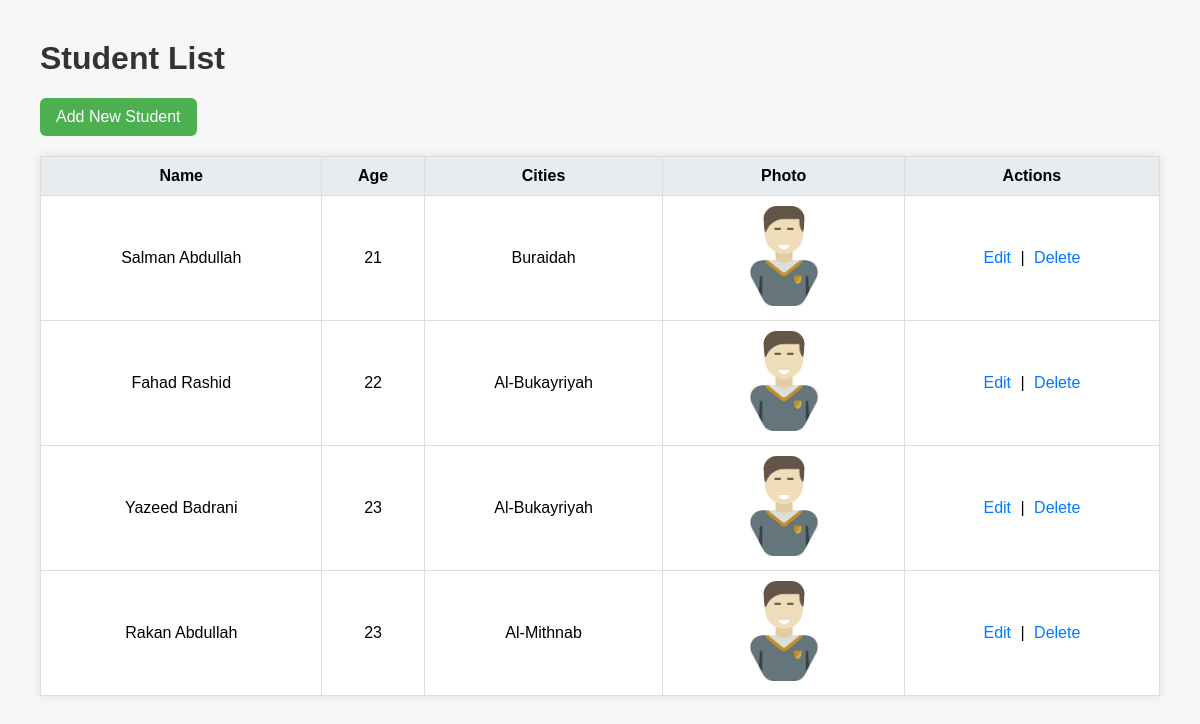
The page /books/lab9_part2/listbooks on the database its author committed.
### apps/bookmodule/models.py (models this page shows, shortened)
class Students2(models.Model):
    name = models.CharField(max_length=100)
    age = models.IntegerField()
    addresses = models.ManyToManyField(Address2)
    image = models.ImageField(upload_to='student_photos/', null=True, blank=True)

class Address2(models.Model):
    city = models.CharField(max_length=100)

### apps/bookmodule/views.py (the view)
# urls.py: path('lab9_part2/listbooks', views.student2_list, name='list_books_form'),
def student2_list(request):
    students = Students2.objects.all()
    return render(request, 'bookmodule/lab11/student2_list.html', {'students': students})

### apps/bookmodule/templates/bookmodule/lab11/student2_list.html (shortened to what this page needs)
<!DOCTYPE html>
<head>
</head>
<body>
    <h1>Student List</h1>
    <a href="{% url 'student2_form' %}" class="add-btn">Add New Student</a>
    <table>
        <thead>
            <tr>
                <th>Name</th>
                <th>Age</th>
                <th>Cities</th>
                <th>Photo</th>
                <th>Actions</th>
            </tr>
        </thead>
        <tbody>
            {% for student in students %}
            <tr>
                <td>{{ student.name }}</td>
                <td>{{ student.age }}</td>
                <td>
                    {% for address in student.addresses.all %}
                        {{ address.city }}{% if not forloop.last %}, {% endif %}
                    {% endfor %}
                </td>
                <td>
                    {% if student.image %}
                        <img src="{{ student.image.url }}" alt="{{ student.name }}">
                    {% else %}
                        No Image
                    {% endif %}
                </td>
                <td class="action-btns">
                    <a href="{% url 'student2_update' student.pk %}">Edit</a> |
                    <a href="{% url 'student2_delete' student.pk %}">Delete</a>
                </td>
            </tr>
            {% empty %}
            <tr>
                <td colspan="5">No students found.</td>
            </tr>
            {% endfor %}
        </tbody>
    </table>
</body>
</html>

### apps/bookmodule/templates/bookmodule/lab11/student2_list.html (style rules this page uses)
body { font-family: Arial, sans-serif; margin: 40px; background-color: #f7f7f7; }
h1 { color: #333; }
a.add-btn { display: inline-block; margin-bottom: 20px; padding: 10px 16px; background-color: #4CAF50; color: white; text-decoration: none; border-radius: 6px; }
table { width: 100%; background-color: white; border-collapse: collapse; box-shadow: 0 0 10px rgba(0,0,0,0.1); }
th, td { border: 1px solid #ddd; padding: 10px; text-align: center; }
th { background-color: #e9ecef; }
img { width: 100px; height: auto; border-radius: 8px; }
.action-btns a { margin: 0 5px; text-decoration: none; color: #007bff; }

### rows shown on the page
Students2: name "Salman Abdullah", age "21", image (picture)
Address2: city "Buraidah"
Students2: name "Fahad Rashid", age "22", image (picture)
Address2: city "Al-Bukayriyah"
Students2: name "Yazeed Badrani", age "23", image (picture)
Students2: name "Rakan Abdullah", age "23", image (picture)
Address2: city "Al-Mithnab"
